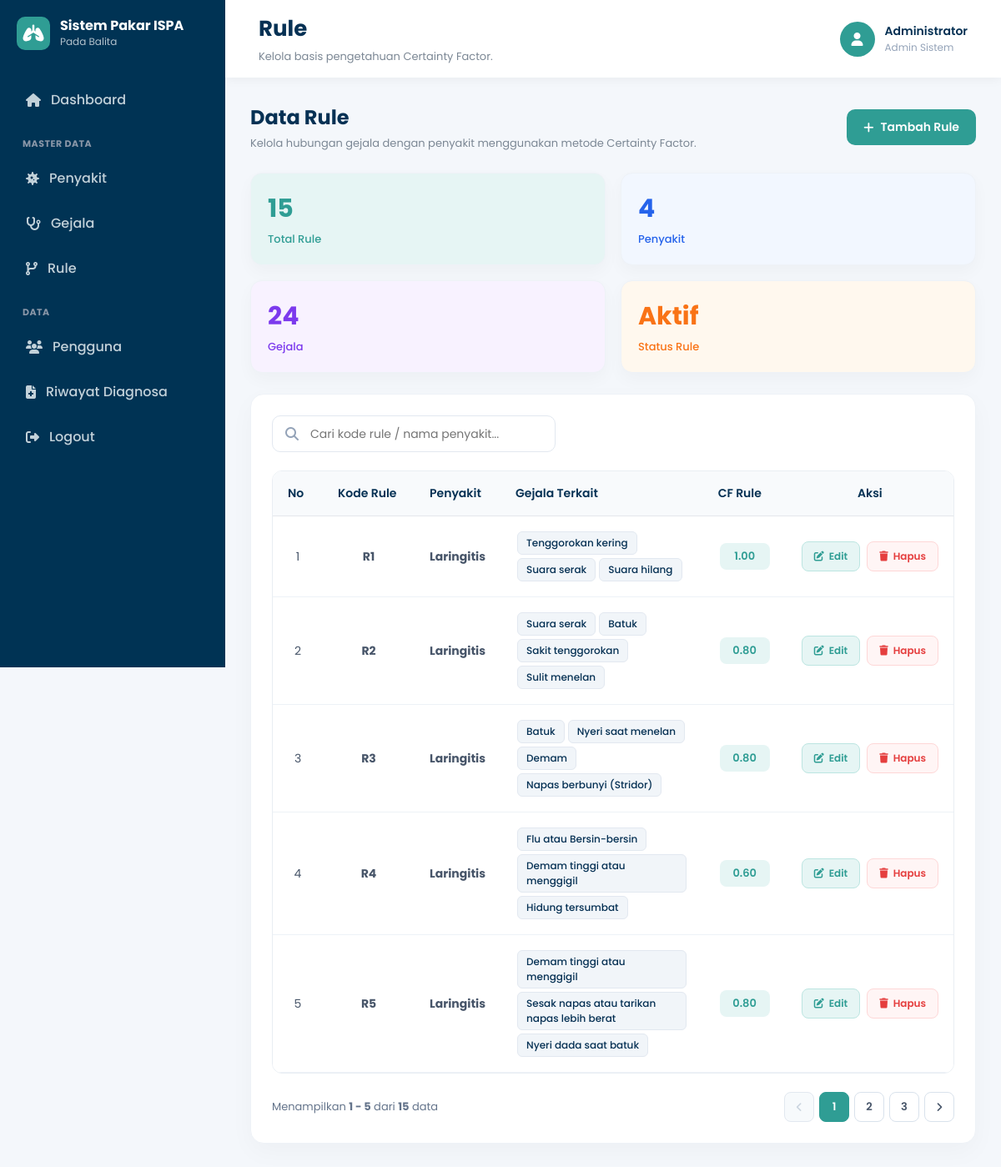
The app's page /admin/rule.php with its own data.
### tables this page shows
CREATE TABLE `tb_rule` (
  `id_rule` int(11) NOT NULL,
  `kode_rule` varchar(5) NOT NULL,
  `id_penyakit` int(11) NOT NULL,
  `cf_rule` decimal(3,2) NOT NULL,
  `created_at` timestamp NOT NULL DEFAULT current_timestamp(),
  `updated_at` timestamp NOT NULL DEFAULT current_timestamp() ON UPDATE current_timestamp()
);

CREATE TABLE `tb_penyakit` (
  `id_penyakit` int(11) NOT NULL,
  `kode_penyakit` varchar(10) NOT NULL,
  `nama_penyakit` varchar(100) NOT NULL,
  `deskripsi` text NOT NULL,
  `gejala_umum` text DEFAULT NULL,
  `penanganan` text NOT NULL,
  `gambar` varchar(255) DEFAULT 'default.png',
  `created_at` timestamp NOT NULL DEFAULT current_timestamp()
);

CREATE TABLE `tb_gejala` (
  `id_gejala` int(11) NOT NULL,
  `kode_gejala` varchar(10) NOT NULL,
  `nama_gejala` varchar(100) NOT NULL,
  `created_at` timestamp NOT NULL DEFAULT current_timestamp(),
  `updated_at` timestamp NOT NULL DEFAULT current_timestamp() ON UPDATE current_timestamp()
);

### admin/rule.php (the view, shortened to what this page needs)
<?php
require_once "../config/koneksi.php";
$page_title = "Rule";
include "../includes/sidebar.php";
$limit = 5;
$page = isset($_GET['halaman']) ? (int)$_GET['halaman'] : 1;
$start = ($page > 1) ? ($page * $limit) - $limit : 0;
$keyword = "";
$param_keyword = "";
$has_search = false;
if ($has_search) {
    $query_total = "SELECT COUNT(*) AS total FROM tb_rule r
                    LEFT JOIN tb_penyakit p ON r.id_penyakit = p.id_penyakit
                    WHERE r.kode_rule LIKE ? OR p.nama_penyakit LIKE ?";
    $stmt_total = mysqli_prepare($conn, $query_total);
    mysqli_stmt_bind_param($stmt_total, "ss", $param_keyword, $param_keyword);
} else {
    $query_total = "SELECT COUNT(*) AS total FROM tb_rule r
                    LEFT JOIN tb_penyakit p ON r.id_penyakit = p.id_penyakit";
    $stmt_total = mysqli_prepare($conn, $query_total);
}
mysqli_stmt_execute($stmt_total);
$res_total = mysqli_stmt_get_result($stmt_total);
$row_total = mysqli_fetch_assoc($res_total);
$total_data = $row_total['total'] ?? 0;
$total_pages = ceil($total_data / $limit);
if ($has_search) {
    $query = "SELECT r.*, p.nama_penyakit
              FROM tb_rule r
              LEFT JOIN tb_penyakit p ON r.id_penyakit = p.id_penyakit
              WHERE r.kode_rule LIKE ? OR p.nama_penyakit LIKE ?
              ORDER BY r.id_rule ASC LIMIT ?, ?";
    $stmt = mysqli_prepare($conn, $query);
    mysqli_stmt_bind_param($stmt, "ssii", $param_keyword, $param_keyword, $start, $limit);
} else {
    $query = "SELECT r.*, p.nama_penyakit
              FROM tb_rule r
              LEFT JOIN tb_penyakit p ON r.id_penyakit = p.id_penyakit
              ORDER BY r.id_rule ASC LIMIT ?, ?";
    $stmt = mysqli_prepare($conn, $query);
    mysqli_stmt_bind_param($stmt, "ii", $start, $limit);
}
mysqli_stmt_execute($stmt);
$result = mysqli_stmt_get_result($stmt);
$from_data = $total_data > 0 ? $start + 1 : 0;
$to_data = min($start + $limit, $total_data);
$total_penyakit = mysqli_fetch_assoc(mysqli_query($conn, "SELECT COUNT(*) as total FROM tb_penyakit"))['total'] ?? 0;
$total_gejala = mysqli_fetch_assoc(mysqli_query($conn, "SELECT COUNT(*) as total FROM tb_gejala"))['total'] ?? 0;
?>
<!DOCTYPE html>
<html lang="id">
<head>
    <link rel="stylesheet" href="https://cdnjs.cloudflare.com/ajax/libs/font-awesome/6.6.0/css/all.min.css">
</head>
<body>
<div class="main-content">
    <div class="topbar">
        <div class="topbar-title">
            <h2>Rule</h2>
            <p>Kelola basis pengetahuan Certainty Factor.</p>
        </div>
        <div class="admin-profile">
            <div class="admin-avatar">
                <i class="fa-solid fa-user"></i>
            </div>
            <div class="admin-info">
                <h4>Administrator</h4>
                <span>Admin Sistem</span>
            </div>
        </div>
    </div>
    <div class="content">
        <div class="page-header">
            <div>
                <h3>Data Rule</h3>
                <p>Kelola hubungan gejala dengan penyakit menggunakan metode Certainty Factor.</p>
            </div>
            <a href="tambah_rule.php" class="btn-add">
                <i class="fa-solid fa-plus"></i> Tambah Rule
            </a>
        </div>
        <div class="stats-grid">
            <div class="stat-card teal">
                <h2><?= $total_data; ?></h2>
                <span>Total Rule</span>
            </div>
            <div class="stat-card blue">
                <h2><?= $total_penyakit; ?></h2>
                <span>Penyakit</span>
            </div>
            <div class="stat-card purple">
                <h2><?= $total_gejala; ?></h2>
                <span>Gejala</span>
            </div>
            <div class="stat-card orange">
                <h2>Aktif</h2>
                <span>Status Rule</span>
            </div>
        </div>
        <div class="card">
            <div class="toolbar">
                <form action="" method="GET" class="search-box">
                    <i class="fa-solid fa-magnifying-glass"></i>
                    <input type="text" name="cari" value="<?= htmlspecialchars($keyword); ?>" placeholder="Cari kode rule / nama penyakit...">
                </form>
            </div>
            <div class="table-responsive">
                <table>
                    <thead>
                        <tr>
                            <th width="60">No</th>
                            <th width="110">Kode Rule</th>
                            <th>Penyakit</th>
                            <th>Gejala Terkait</th>
                            <th width="100">CF Rule</th>
                            <th width="160" style="text-align: center;">Aksi</th>
                        </tr>
                    </thead>
                    <tbody>
                        <?php if ($result && mysqli_num_rows($result) > 0) : ?>
                            <?php
                            $no = $start + 1;
                            while ($row = mysqli_fetch_assoc($result)) :
                                $id_rule = (int)$row['id_rule'];
                                $q_detail = "SELECT g.nama_gejala FROM tb_rule_detail rd
                                             LEFT JOIN tb_gejala g ON rd.id_gejala = g.id_gejala
                                             WHERE rd.id_rule = ?";
                                $stmt_detail = mysqli_prepare($conn, $q_detail);
                                mysqli_stmt_bind_param($stmt_detail, "i", $id_rule);
                                mysqli_stmt_execute($stmt_detail);
                                $res_detail = mysqli_stmt_get_result($stmt_detail);
                            ?>
                            <tr>
                                <td><?= $no++; ?></td>
                                <td><strong><?= htmlspecialchars($row['kode_rule']); ?></strong></td>
                                <td><strong><?= htmlspecialchars($row['nama_penyakit'] ?? 'Penyakit ID: ' . $row['id_penyakit']); ?></strong></td>
                                <td>
                                    <?php
                                    if ($res_detail && mysqli_num_rows($res_detail) > 0) {
                                        while ($d = mysqli_fetch_assoc($res_detail)) {
                                            echo '<span class="gejala-tag">' . htmlspecialchars($d['nama_gejala'] ?? '-') . '</span>';
                                        }
                                    } else {
                                        echo '<span style="color: #A0AEC0; font-style: italic;">Tidak ada gejala</span>';
                                    }
                                    ?>
                                </td>
                                <td>
                                    <span class="cf-badge">
                                        <?= number_format((float)$row['cf_rule'], 2); ?>
                                    </span>
                                </td>
                                <td>
                                    <div class="action-group">
                                        <a href="edit_rule.php?id=<?= (int)$row['id_rule']; ?>" class="btn-edit">
                                            <i class="fa-solid fa-pen-to-square"></i> Edit
                                        </a>
                                        <a href="../proses/rule/hapus.php?id=<?= (int)$row['id_rule']; ?>" class="btn-delete" onclick="return confirm('Apakah Anda yakin ingin menghapus rule ini?');">
                                            <i class="fa-solid fa-trash"></i> Hapus
                                        </a>
                                    </div>
                                </td>
                            </tr>
                            <?php endwhile; ?>
                        <?php endif; ?>
                    </tbody>
                </table>
            </div>
            <?php if ($total_data > 0) : ?>
            <div class="table-footer">
                <div class="table-info">
                    Menampilkan <strong><?= $from_data; ?> - <?= $to_data; ?></strong> dari <strong><?= $total_data; ?></strong> data
                </div>
                <div class="pagination">
                    <?php if ($page > 1) : ?>
                        <a href="?halaman=<?= $page - 1; ?><?= !empty($keyword) ? '&cari=' . urlencode($keyword) : ''; ?>" class="page-link">
                            <i class="fa-solid fa-angle-left"></i>
                        </a>
                    <?php else : ?>
                        <span class="page-link disabled"><i class="fa-solid fa-angle-left"></i></span>
                    <?php endif; ?>
                    <?php for ($i = 1; $i <= $total_pages; $i++) : ?>
                        <a href="?halaman=<?= $i; ?><?= !empty($keyword) ? '&cari=' . urlencode($keyword) : ''; ?>" class="page-link <?= ($i == $page) ? 'active' : ''; ?>">
                            <?= $i; ?>
                        </a>
                    <?php endfor; ?>
                    <?php if ($page < $total_pages) : ?>
                        <a href="?halaman=<?= $page + 1; ?><?= !empty($keyword) ? '&cari=' . urlencode($keyword) : ''; ?>" class="page-link">
                            <i class="fa-solid fa-angle-right"></i>
                        </a>
                    <?php else : ?>
                        <span class="page-link disabled"><i class="fa-solid fa-angle-right"></i></span>
                    <?php endif; ?>
                </div>
            </div>
            <?php endif; ?>
        </div>
    </div>
</div>
</body>
</html>

### includes/sidebar.php (shortened to what this page needs)
<aside class="sidebar" id="sidebar">
    <div class="sidebar-header">
        <div class="brand">
            <div class="brand-icon">
                <i class="fa-solid fa-lungs"></i>
            </div>
            <div class="brand-text">
                <h3>Sistem Pakar ISPA</h3>
                <span>Pada Balita</span>
            </div>
        </div>
    </div>
    <ul class="sidebar-menu">
        <li class="<?= ($page_title == 'Dashboard') ? 'active' : ''; ?>">
            <a href="dashboard.php">
                <i class="fa-solid fa-house"></i>
                <span>Dashboard</span>
            </a>
        </li>
        <li class="menu-label">MASTER DATA</li>
        <li class="<?= ($page_title == 'Data Penyakit') ? 'active' : ''; ?>">
            <a href="penyakit.php">
                <i class="fa-solid fa-virus"></i>
                <span>Penyakit</span>
            </a>
        </li>
        <li class="<?= ($page_title == 'Data Gejala') ? 'active' : ''; ?>">
            <a href="gejala.php">
                <i class="fa-solid fa-stethoscope"></i>
                <span>Gejala</span>
            </a>
        </li>
        <li class="<?= ($page_title == 'Data Rule') ? 'active' : ''; ?>">
            <a href="rule.php">
                <i class="fa-solid fa-code-branch"></i>
                <span>Rule</span>
            </a>
        </li>
        <li class="menu-label">DATA</li>
        <li class="<?= ($page_title == 'Data Pengguna') ? 'active' : ''; ?>">
            <a href="pengguna.php">
                <i class="fa-solid fa-users"></i>
                <span>Pengguna</span>
            </a>
        </li>
        <li class="<?= ($page_title == 'Riwayat Diagnosa') ? 'active' : ''; ?>">
            <a href="riwayat.php">
                <i class="fa-solid fa-file-medical"></i>
                <span>Riwayat Diagnosa</span>
            </a>
        </li>
        <li class="logout-item">
            <a href="../logout.php" onclick="return confirm('Apakah Anda yakin ingin keluar?')">
                <i class="fa-solid fa-right-from-bracket"></i>
                <span>Logout</span>
            </a>
        </li>
    </ul>
</aside>

### includes/sidebar.php (style rules this page uses)
.sidebar { width: 270px; height: 100vh; position: fixed; top: 0; left: 0; background: #003354; color: white; z-index: 1050; transition: all 0.3s ease; overflow-y: auto; display: flex; flex-direction: column; }
.sidebar-header { padding: 20px; display: flex; align-items: center; justify-content: space-between; }
.brand { display: flex; align-items: center; gap: 12px; }
.brand-icon { width: 40px; height: 40px; background: #2F9D94; border-radius: 10px; display: flex; align-items: center; justify-content: center; font-size: 20px; }
.brand-text h3 { font-size: 16px; font-weight: 700; margin: 0; line-height: 1.2; }
.brand-text span { font-size: 12px; opacity: 0.7; }
.sidebar-menu { list-style: none; padding: 15px; margin: 0; flex: 1; }
.sidebar-menu li { margin-bottom: 5px; }
.sidebar-menu li.menu-label { font-size: 11px; font-weight: 700; color: #8A97A8; margin: 20px 0 8px 12px; letter-spacing: 0.5px; }
.sidebar-menu a { display: flex; align-items: center; gap: 12px; padding: 12px 16px; color: #C2D1D9; text-decoration: none; border-radius: 10px; font-weight: 500; transition: all 0.2s ease; }

### records on screen
tb_rule: kode_rule "R1", id_penyakit.nama_penyakit "Laringitis", cf_rule "1.00"
tb_gejala: nama_gejala "Tenggorokan kering"
tb_gejala: nama_gejala "Suara serak"
tb_gejala: nama_gejala "Suara hilang"
tb_rule: kode_rule "R2", id_penyakit.nama_penyakit "Laringitis", cf_rule "0.80"
tb_gejala: nama_gejala "Batuk"
tb_gejala: nama_gejala "Sakit tenggorokan"
tb_gejala: nama_gejala "Sulit menelan"
tb_rule: kode_rule "R3", id_penyakit.nama_penyakit "Laringitis", cf_rule "0.80"
tb_gejala: nama_gejala "Nyeri saat menelan"
tb_gejala: nama_gejala "Demam"
tb_gejala: nama_gejala "Napas berbunyi (Stridor)"
tb_rule: kode_rule "R4", id_penyakit.nama_penyakit "Laringitis", cf_rule "0.60"
tb_gejala: nama_gejala "Flu atau Bersin-bersin"
tb_gejala: nama_gejala "Demam tinggi atau menggigil"
tb_gejala: nama_gejala "Hidung tersumbat"
tb_rule: kode_rule "R5", id_penyakit.nama_penyakit "Laringitis", cf_rule "0.80"
tb_gejala: nama_gejala "Sesak napas atau tarikan napas lebih berat"
tb_gejala: nama_gejala "Nyeri dada saat batuk"

### other values on screen
$total_data "15"
$total_penyakit "4"
$total_gejala "24"
$from_data "1"
$to_data "5"
